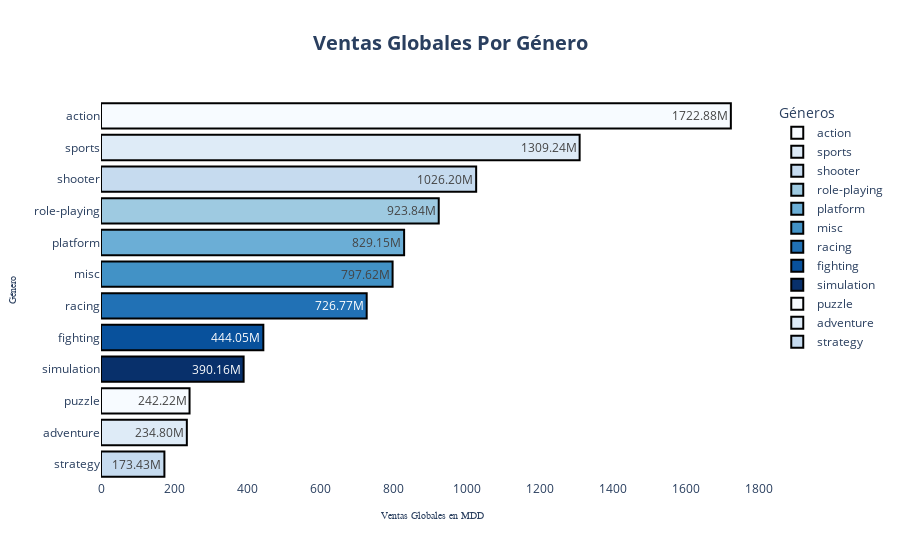

The cell this chart's notebook holds for it:
### Code cell
fig_one = px.bar(
    genre_sales,
    x = 'Global_Sales',
    y = 'Genre',
    orientation = 'h',
    title = '<b>Ventas Globales Por Género</b>',
    labels = {"Global_Sales" : "Ventas Globales en MDD", "Genre" : "Género"},
    color ='Genre',
    color_discrete_sequence = px.colors.sequential.Blues,
    height = 800
)

fig_one.update_layout(
    title_font_size = 20,
    title_x = 0.5,
    legend_title_text = "Géneros",
    plot_bgcolor = 'rgba(0,0,0,0)',
    paper_bgcolor = 'rgba(0,0,0,0)', 
    xaxis_showgrid = False,          
    yaxis_showgrid = False, 
    xaxis={'categoryorder':'total descending',
           'title_font': dict(size=10, family='Arial Black')},
    yaxis={'title_font': dict(size=10, family='Arial Black')}
)

fig_one.update_traces(
    marker_line_color = 'rgb(0, 0, 0)',
    marker_line_width = 2,
    texttemplate='%{x:.2f}M',
    textposition='auto',
)

fig_one.show()

### Figure 1 — Plotly figure (JSON) as saved in the notebook; plotly's stock layout.template omitted (floating-point values rounded to 4 significant figures)
{"data": [{"alignmentgroup": "True", "hovertemplate": "Género=%{y}<br>Ventas Globales en MDD=%{x}<extra></extra>", "legendgroup": "action", "marker": {"color": "rgb(247,251,255)", "line": {"color": "rgb(0, 0, 0)", "width": 2}, "pattern": {"shape": ""}}, "name": "action", "offsetgroup": "action", "orientation": "h", "showlegend": true, "textposition": "auto", "texttemplate": "%{x:.2f}M", "type": "bar", "x": [1723.0], "xaxis": "x", "y": ["action"], "yaxis": "y"}, {"alignmentgroup": "True", "hovertemplate": "Género=%{y}<br>Ventas Globales en MDD=%{x}<extra></extra>", "legendgroup": "sports", "marker": {"color": "rgb(222,235,247)", "line": {"color": "rgb(0, 0, 0)", "width": 2}, "pattern": {"shape": ""}}, "name": "sports", "offsetgroup": "sports", "orientation": "h", "showlegend": true, "textposition": "auto", "texttemplate": "%{x:.2f}M", "type": "bar", "x": [1309.0], "xaxis": "x", "y": ["sports"], "yaxis": "y"}, {"alignmentgroup": "True", "hovertemplate": "Género=%{y}<br>Ventas Globales en MDD=%{x}<extra></extra>", "legendgroup": "shooter", "marker": {"color": "rgb(198,219,239)", "line": {"color": "rgb(0, 0, 0)", "width": 2}, "pattern": {"shape": ""}}, "name": "shooter", "offsetgroup": "shooter", "orientation": "h", "showlegend": true, "textposition": "auto", "texttemplate": "%{x:.2f}M", "type": "bar", "x": [1026.0], "xaxis": "x", "y": ["shooter"], "yaxis": "y"}, {"alignmentgroup": "True", "hovertemplate": "Género=%{y}<br>Ventas Globales en MDD=%{x}<extra></extra>", "legendgroup": "role-playing", "marker": {"color": "rgb(158,202,225)", "line": {"color": "rgb(0, 0, 0)", "width": 2}, "pattern": {"shape": ""}}, "name": "role-playing", "offsetgroup": "role-playing", "orientation": "h", "showlegend": true, "textposition": "auto", "texttemplate": "%{x:.2f}M", "type": "bar", "x": [923.8], "xaxis": "x", "y": ["role-playing"], "yaxis": "y"}, {"alignmentgroup": "True", "hovertemplate": "Género=%{y}<br>Ventas Globales en MDD=%{x}<extra></extra>", "legendgroup": "platform", "marker": {"color": "rgb(107,174,214)", "line": {"color": "rgb(0, 0, 0)", "width": 2}, "pattern": {"shape": ""}}, "name": "platform", "offsetgroup": "platform", "orientation": "h", "showlegend": true, "textposition": "auto", "texttemplate": "%{x:.2f}M", "type": "bar", "x": [829.1], "xaxis": "x", "y": ["platform"], "yaxis": "y"}, {"alignmentgroup": "True", "hovertemplate": "Género=%{y}<br>Ventas Globales en MDD=%{x}<extra></extra>", "legendgroup": "misc", "marker": {"color": "rgb(66,146,198)", "line": {"color": "rgb(0, 0, 0)", "width": 2}, "pattern": {"shape": ""}}, "name": "misc", "offsetgroup": "misc", "orientation": "h", "showlegend": true, "textposition": "auto", "texttemplate": "%{x:.2f}M", "type": "bar", "x": [797.6], "xaxis": "x", "y": ["misc"], "yaxis": "y"}, {"alignmentgroup": "True", "hovertemplate": "Género=%{y}<br>Ventas Globales en MDD=%{x}<extra></extra>", "legendgroup": "racing", "marker": {"color": "rgb(33,113,181)", "line": {"color": "rgb(0, 0, 0)", "width": 2}, "pattern": {"shape": ""}}, "name": "racing", "offsetgroup": "racing", "orientation": "h", "showlegend": true, "textposition": "auto", "texttemplate": "%{x:.2f}M", "type": "bar", "x": [726.8], "xaxis": "x", "y": ["racing"], "yaxis": "y"}, {"alignmentgroup": "True", "hovertemplate": "Género=%{y}<br>Ventas Globales en MDD=%{x}<extra></extra>", "legendgroup": "fighting", "marker": {"color": "rgb(8,81,156)", "line": {"color": "rgb(0, 0, 0)", "width": 2}, "pattern": {"shape": ""}}, "name": "fighting", "offsetgroup": "fighting", "orientation": "h", "showlegend": true, "textposition": "auto", "texttemplate": "%{x:.2f}M", "type": "bar", "x": [444.1], "xaxis": "x", "y": ["fighting"], "yaxis": "y"}, {"alignmentgroup": "True", "hovertemplate": "Género=%{y}<br>Ventas Globales en MDD=%{x}<extra></extra>", "legendgroup": "simulation", "marker": {"color": "rgb(8,48,107)", "line": {"color": "rgb(0, 0, 0)", "width": 2}, "pattern": {"shape": ""}}, "name": "simulation", "offsetgroup": "simulation", "orientation": "h", "showlegend": true, "textposition": "auto", "texttemplate": "%{x:.2f}M", "type": "bar", "x": [390.2], "xaxis": "x", "y": ["simulation"], "yaxis": "y"}, {"alignmentgroup": "True", "hovertemplate": "Género=%{y}<br>Ventas Globales en MDD=%{x}<extra></extra>", "legendgroup": "puzzle", "marker": {"color": "rgb(247,251,255)", "line": {"color": "rgb(0, 0, 0)", "width": 2}, "pattern": {"shape": ""}}, "name": "puzzle", "offsetgroup": "puzzle", "orientation": "h", "showlegend": true, "textposition": "auto", "texttemplate": "%{x:.2f}M", "type": "bar", "x": [242.2], "xaxis": "x", "y": ["puzzle"], "yaxis": "y"}, {"alignmentgroup": "True", "hovertemplate": "Género=%{y}<br>Ventas Globales en MDD=%{x}<extra></extra>", "legendgroup": "adventure", "marker": {"color": "rgb(222,235,247)", "line": {"color": "rgb(0, 0, 0)", "width": 2}, "pattern": {"shape": ""}}, "name": "adventure", "offsetgroup": "adventure", "orientation": "h", "showlegend": true, "textposition": "auto", "texttemplate": "%{x:.2f}M", "type": "bar", "x": [234.8], "xaxis": "x", "y": ["adventure"], "yaxis": "y"}, {"alignmentgroup": "True", "hovertemplate": "Género=%{y}<br>Ventas Globales en MDD=%{x}<extra></extra>", "legendgroup": "strategy", "marker": {"color": "rgb(198,219,239)", "line": {"color": "rgb(0, 0, 0)", "width": 2}, "pattern": {"shape": ""}}, "name": "strategy", "offsetgroup": "strategy", "orientation": "h", "showlegend": true, "textposition": "auto", "texttemplate": "%{x:.2f}M", "type": "bar", "x": [173.4], "xaxis": "x", "y": ["strategy"], "yaxis": "y"}], "layout": {"autosize": true, "barmode": "relative", "legend": {"title": {"text": "Géneros"}, "tracegroupgap": 0}, "paper_bgcolor": "rgba(0, 0, 0, 0)", "plot_bgcolor": "rgba(0, 0, 0, 0)", "title": {"font": {"size": 20}, "text": "<b>Ventas Globales Por Género</b>", "x": 0.5}, "xaxis": {"anchor": "y", "autorange": true, "categoryorder": "total descending", "domain": [0, 1], "range": [0, 1814.0], "showgrid": false, "title": {"font": {"family": "Arial Black", "size": 10}, "text": "Ventas Globales en MDD"}, "type": "linear"}, "yaxis": {"anchor": "x", "autorange": true, "categoryarray": ["strategy", "adventure", "puzzle", "simulation", "fighting", "racing", "misc", "platform", "role-playing", "shooter", "sports", "action"], "categoryorder": "array", "domain": [0, 1], "range": [-0.5, 11.5], "showgrid": false, "title": {"font": {"family": "Arial Black", "size": 10}, "text": "Género"}, "type": "category"}}}
